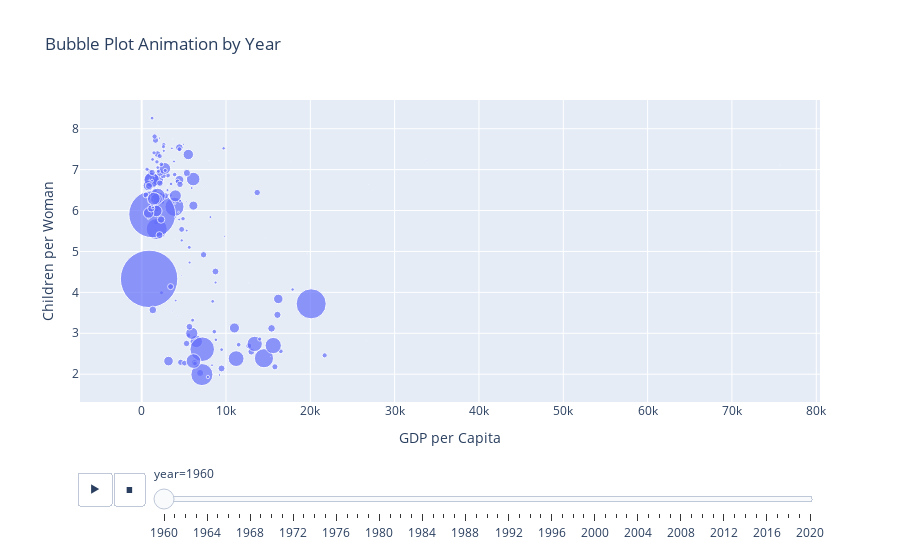

The notebook cell this image was saved under:
### Markdown cell above
Usar o seguinte terminal para criar uma animação: _"generate the sample plot as above as an annimation by year"_

### Code cell
import plotly.express as px

# Prepare data for animation
years = [str(y) for y in range(1960, 2021)]  # Use years available in all datasets

# Merge all years into a single dataframe for animation
dfs = []
for y in years:
    # Some years may be missing in some countries, so use inner join
    temp = pop[['country', y]].merge(
        ch_wom[['country', y]], on='country', how='inner'
    ).merge(
        gdp_pcap[['country', y]], on='country', how='inner'
    )
    temp.columns = ['country', 'population', 'children_per_woman', 'gdp_per_capita']
    temp['year'] = y
    # Convert columns to numeric
    temp['population'] = temp['population'].replace({'B': 'e9', 'M': 'e6', 'k': 'e3'}, regex=True).apply(pd.eval)
    temp['children_per_woman'] = pd.to_numeric(temp['children_per_woman'], errors='coerce')
    temp['gdp_per_capita'] = temp['gdp_per_capita'].replace({'k': 'e3'}, regex=True).apply(pd.eval)
    dfs.append(temp)

df_anim = pd.concat(dfs, ignore_index=True)

# Create animated bubble plot
fig_anim = px.scatter(
    df_anim,
    x='gdp_per_capita',
    y='children_per_woman',
    size='population',
    hover_name='country',
    animation_frame='year',
    title='Bubble Plot Animation by Year',
    labels={
        'gdp_per_capita': 'GDP per Capita',
        'children_per_woman': 'Children per Woman',
        'population': 'Population'
    },
    size_max=60
)
fig_anim.show()

### Figure 1 — Plotly figure (JSON) as saved in the notebook; plotly's stock layout.template omitted (floating-point values rounded to 4 significant figures; data arrays with more than 128 entries replaced by an {"elided": "..."} marker saying what was removed)
{"data": [{"hovertemplate": "<b>%{hovertext}</b><br><br>year=1960<br>GDP per Capita=%{x}<br>Children per Woman=%{y}<br>Population=%{marker.size}<extra></extra>", "hovertext": {"elided": "195 str values"}, "legendgroup": "", "marker": {"color": "#636efa", "size": {"elided": "195 int values"}, "sizemode": "area", "sizeref": 397200.0, "symbol": "circle"}, "mode": "markers", "name": "", "orientation": "v", "showlegend": false, "type": "scatter", "x": {"elided": "195 int values"}, "xaxis": "x", "y": {"elided": "195 float values"}, "yaxis": "y"}], "layout": {"legend": {"itemsizing": "constant", "tracegroupgap": 0}, "sliders": [{"active": 0, "currentvalue": {"prefix": "year="}, "len": 0.9, "pad": {"b": 10, "t": 60}, "steps": [{"args": [["1960"], {"frame": {"duration": 0, "redraw": false}, "fromcurrent": true, "mode": "immediate", "transition": {"duration": 0, "easing": "linear"}}], "label": "1960", "method": "animate"}, {"args": [["1961"], {"frame": {"duration": 0, "redraw": false}, "fromcurrent": true, "mode": "immediate", "transition": {"duration": 0, "easing": "linear"}}], "label": "1961", "method": "animate"}, {"args": [["1962"], {"frame": {"duration": 0, "redraw": false}, "fromcurrent": true, "mode": "immediate", "transition": {"duration": 0, "easing": "linear"}}], "label": "1962", "method": "animate"}, {"args": [["1963"], {"frame": {"duration": 0, "redraw": false}, "fromcurrent": true, "mode": "immediate", "transition": {"duration": 0, "easing": "linear"}}], "label": "1963", "method": "animate"}, {"args": [["1964"], {"frame": {"duration": 0, "redraw": false}, "fromcurrent": true, "mode": "immediate", "transition": {"duration": 0, "easing": "linear"}}], "label": "1964", "method": "animate"}, {"args": [["1965"], {"frame": {"duration": 0, "redraw": false}, "fromcurrent": true, "mode": "immediate", "transition": {"duration": 0, "easing": "linear"}}], "label": "1965", "method": "animate"}, {"args": [["1966"], {"frame": {"duration": 0, "redraw": false}, "fromcurrent": true, "mode": "immediate", "transition": {"duration": 0, "easing": "linear"}}], "label": "1966", "method": "animate"}, {"args": [["1967"], {"frame": {"duration": 0, "redraw": false}, "fromcurrent": true, "mode": "immediate", "transition": {"duration": 0, "easing": "linear"}}], "label": "1967", "method": "animate"}, {"args": [["1968"], {"frame": {"duration": 0, "redraw": false}, "fromcurrent": true, "mode": "immediate", "transition": {"duration": 0, "easing": "linear"}}], "label": "1968", "method": "animate"}, {"args": [["1969"], {"frame": {"duration": 0, "redraw": false}, "fromcurrent": true, "mode": "immediate", "transition": {"duration": 0, "easing": "linear"}}], "label": "1969", "method": "animate"}, {"args": [["1970"], {"frame": {"duration": 0, "redraw": false}, "fromcurrent": true, "mode": "immediate", "transition": {"duration": 0, "easing": "linear"}}], "label": "1970", "method": "animate"}, {"args": [["1971"], {"frame": {"duration": 0, "redraw": false}, "fromcurrent": true, "mode": "immediate", "transition": {"duration": 0, "easing": "linear"}}], "label": "1971", "method": "animate"}, {"args": [["1972"], {"frame": {"duration": 0, "redraw": false}, "fromcurrent": true, "mode": "immediate", "transition": {"duration": 0, "easing": "linear"}}], "label": "1972", "method": "animate"}, {"args": [["1973"], {"frame": {"duration": 0, "redraw": false}, "fromcurrent": true, "mode": "immediate", "transition": {"duration": 0, "easing": "linear"}}], "label": "1973", "method": "animate"}, {"args": [["1974"], {"frame": {"duration": 0, "redraw": false}, "fromcurrent": true, "mode": "immediate", "transition": {"duration": 0, "easing": "linear"}}], "label": "1974", "method": "animate"}, {"args": [["1975"], {"frame": {"duration": 0, "redraw": false}, "fromcurrent": true, "mode": "immediate", "transition": {"duration": 0, "easing": "linear"}}], "label": "1975", "method": "animate"}, {"args": [["1976"], {"frame": {"duration": 0, "redraw": false}, "fromcurrent": true, "mode": "immediate", "transition": {"duration": 0, "easing": "linear"}}], "label": "1976", "method": "animate"}, {"args": [["1977"], {"frame": {"duration": 0, "redraw": false}, "fromcurrent": true, "mode": "immediate", "transition": {"duration": 0, "easing": "linear"}}], "label": "1977", "method": "animate"}, {"args": [["1978"], {"frame": {"duration": 0, "redraw": false}, "fromcurrent": true, "mode": "immediate", "transition": {"duration": 0, "easing": "linear"}}], "label": "1978", "method": "animate"}, {"args": [["1979"], {"frame": {"duration": 0, "redraw": false}, "fromcurrent": true, "mode": "immediate", "transition": {"duration": 0, "easing": "linear"}}], "label": "1979", "method": "animate"}, {"args": [["1980"], {"frame": {"duration": 0, "redraw": false}, "fromcurrent": true, "mode": "immediate", "transition": {"duration": 0, "easing": "linear"}}], "label": "1980", "method": "animate"}, {"args": [["1981"], {"frame": {"duration": 0, "redraw": false}, "fromcurrent": true, "mode": "immediate", "transition": {"duration": 0, "easing": "linear"}}], "label": "1981", "method": "animate"}, {"args": [["1982"], {"frame": {"duration": 0, "redraw": false}, "fromcurrent": true, "mode": "immediate", "transition": {"duration": 0, "easing": "linear"}}], "label": "1982", "method": "animate"}, {"args": [["1983"], {"frame": {"duration": 0, "redraw": false}, "fromcurrent": true, "mode": "immediate", "transition": {"duration": 0, "easing": "linear"}}], "label": "1983", "method": "animate"}, {"args": [["1984"], {"frame": {"duration": 0, "redraw": false}, "fromcurrent": true, "mode": "immediate", "transition": {"duration": 0, "easing": "linear"}}], "label": "1984", "method": "animate"}, {"args": [["1985"], {"frame": {"duration": 0, "redraw": false}, "fromcurrent": true, "mode": "immediate", "transition": {"duration": 0, "easing": "linear"}}], "label": "1985", "method": "animate"}, {"args": [["1986"], {"frame": {"duration": 0, "redraw": false}, "fromcurrent": true, "mode": "immediate", "transition": {"duration": 0, "easing": "linear"}}], "label": "1986", "method": "animate"}, {"args": [["1987"], {"frame": {"duration": 0, "redraw": false}, "fromcurrent": true, "mode": "immediate", "transition": {"duration": 0, "easing": "linear"}}], "label": "1987", "method": "animate"}, {"args": [["1988"], {"frame": {"duration": 0, "redraw": false}, "fromcurrent": true, "mode": "immediate", "transition": {"duration": 0, "easing": "linear"}}], "label": "1988", "method": "animate"}, {"args": [["1989"], {"frame": {"duration": 0, "redraw": false}, "fromcurrent": true, "mode": "immediate", "transition": {"duration": 0, "easing": "linear"}}], "label": "1989", "method": "animate"}, {"args": [["1990"], {"frame": {"duration": 0, "redraw": false}, "fromcurrent": true, "mode": "immediate", "transition": {"duration": 0, "easing": "linear"}}], "label": "1990", "method": "animate"}, {"args": [["1991"], {"frame": {"duration": 0, "redraw": false}, "fromcurrent": true, "mode": "immediate", "transition": {"duration": 0, "easing": "linear"}}], "label": "1991", "method": "animate"}, {"args": [["1992"], {"frame": {"duration": 0, "redraw": false}, "fromcurrent": true, "mode": "immediate", "transition": {"duration": 0, "easing": "linear"}}], "label": "1992", "method": "animate"}, {"args": [["1993"], {"frame": {"duration": 0, "redraw": false}, "fromcurrent": true, "mode": "immediate", "transition": {"duration": 0, "easing": "linear"}}], "label": "1993", "method": "animate"}, {"args": [["1994"], {"frame": {"duration": 0, "redraw": false}, "fromcurrent": true, "mode": "immediate", "transition": {"duration": 0, "easing": "linear"}}], "label": "1994", "method": "animate"}, {"args": [["1995"], {"frame": {"duration": 0, "redraw": false}, "fromcurrent": true, "mode": "immediate", "transition": {"duration": 0, "easing": "linear"}}], "label": "1995", "method": "animate"}, {"args": [["1996"], {"frame": {"duration": 0, "redraw": false}, "fromcurrent": true, "mode": "immediate", "transition": {"duration": 0, "easing": "linear"}}], "label": "1996", "method": "animate"}, {"args": [["1997"], {"frame": {"duration": 0, "redraw": false}, "fromcurrent": true, "mode": "immediate", "transition": {"duration": 0, "easing": "linear"}}], "label": "1997", "method": "animate"}, {"args": [["1998"], {"frame": {"duration": 0, "redraw": false}, "fromcurrent": true, "mode": "immediate", "transition": {"duration": 0, "easing": "linear"}}], "label": "1998", "method": "animate"}, {"args": [["1999"], {"frame": {"duration": 0, "redraw": false}, "fromcurrent": true, "mode": "immediate", "transition": {"duration": 0, "easing": "linear"}}], "label": "1999", "method": "animate"}, {"args": [["2000"], {"frame": {"duration": 0, "redraw": false}, "fromcurrent": true, "mode": "immediate", "transition": {"duration": 0, "easing": "linear"}}], "label": "2000", "method": "animate"}, {"args": [["2001"], {"frame": {"duration": 0, "redraw": false}, "fromcurrent": true, "mode": "immediate", "transition": {"duration": 0, "easing": "linear"}}], "label": "2001", "method": "animate"}, {"args": [["2002"], {"frame": {"duration": 0, "redraw": false}, "fromcurrent": true, "mode": "immediate", "transition": {"duration": 0, "easing": "linear"}}], "label": "2002", "method": "animate"}, {"args": [["2003"], {"frame": {"duration": 0, "redraw": false}, "fromcurrent": true, "mode": "immediate", "transition": {"duration": 0, "easing": "linear"}}], "label": "2003", "method": "animate"}, {"args": [["2004"], {"frame": {"duration": 0, "redraw": false}, "fromcurrent": true, "mode": "immediate", "transition": {"duration": 0, "easing": "linear"}}], "label": "2004", "method": "animate"}, {"args": [["2005"], {"frame": {"duration": 0, "redraw": false}, "fromcurrent": true, "mode": "immediate", "transition": {"duration": 0, "easing": "linear"}}], "label": "2005", "method": "animate"}, {"args": [["2006"], {"frame": {"duration": 0, "redraw": false}, "fromcurrent": true, "mode": "immediate", "transition": {"duration": 0, "easing": "linear"}}], "label": "2006", "method": "animate"}, {"args": [["2007"], {"frame": {"duration": 0, "redraw": false}, "fromcurrent": true, "mode": "immediate", "transition": {"duration": 0, "easing": "linear"}}], "label": "2007", "method": "animate"}, {"args": [["2008"], {"frame": {"duration": 0, "redraw": false}, "fromcurrent": true, "mode": "immediate", "transition": {"duration": 0, "easing": "linear"}}], "label": "2008", "method": "animate"}, {"args": [["2009"], {"frame": {"duration": 0, "redraw": false}, "fromcurrent": true, "mode": "immediate", "transition": {"duration": 0, "easing": "linear"}}], "label": "2009", "method": "animate"}, {"args": [["2010"], {"frame": {"duration": 0, "redraw": false}, "fromcurrent": true, "mode": "immediate", "transition": {"duration": 0, "easing": "linear"}}], "label": "2010", "method": "animate"}, {"args": [["2011"], {"frame": {"duration": 0, "redraw": false}, "fromcurrent": true, "mode": "immediate", "transition": {"duration": 0, "easing": "linear"}}], "label": "2011", "method": "animate"}, {"args": [["2012"], {"frame": {"duration": 0, "redraw": false}, "fromcurrent": true, "mode": "immediate", "transition": {"duration": 0, "easing": "linear"}}], "label": "2012", "method": "animate"}, {"args": [["2013"], {"frame": {"duration": 0, "redraw": false}, "fromcurrent": true, "mode": "immediate", "transition": {"duration": 0, "easing": "linear"}}], "label": "2013", "method": "animate"}, {"args": [["2014"], {"frame": {"duration": 0, "redraw": false}, "fromcurrent": true, "mode": "immediate", "transition": {"duration": 0, "easing": "linear"}}], "label": "2014", "method": "animate"}, {"args": [["2015"], {"frame": {"duration": 0, "redraw": false}, "fromcurrent": true, "mode": "immediate", "transition": {"duration": 0, "easing": "linear"}}], "label": "2015", "method": "animate"}, {"args": [["2016"], {"frame": {"duration": 0, "redraw": false}, "fromcurrent": true, "mode": "immediate", "transition": {"duration": 0, "easing": "linear"}}], "label": "2016", "method": "animate"}, {"args": [["2017"], {"frame": {"duration": 0, "redraw": false}, "fromcurrent": true, "mode": "immediate", "transition": {"duration": 0, "easing": "linear"}}], "label": "2017", "method": "animate"}, {"args": [["2018"], {"frame": {"duration": 0, "redraw": false}, "fromcurrent": true, "mode": "immediate", "transition": {"duration": 0, "easing": "linear"}}], "label": "2018", "method": "animate"}, {"args": [["2019"], {"frame": {"duration": 0, "redraw": false}, "fromcurrent": true, "mode": "immediate", "transition": {"duration": 0, "easing": "linear"}}], "label": "2019", "method": "animate"}, {"args": [["2020"], {"frame": {"duration": 0, "redraw": false}, "fromcurrent": true, "mode": "immediate", "transition": {"duration": 0, "easing": "linear"}}], "label": "2020", "method": "animate"}], "x": 0.1, "xanchor": "left", "y": 0, "yanchor": "top"}], "title": {"text": "Bubble Plot Animation by Year"}, "updatemenus": [{"buttons": [{"args": [null, {"frame": {"duration": 500, "redraw": false}, "fromcurrent": true, "mode": "immediate", "transition": {"duration": 500, "easing": "linear"}}], "label": "&#9654;", "method": "animate"}, {"args": [[null], {"frame": {"duration": 0, "redraw": false}, "fromcurrent": true, "mode": "immediate", "transition": {"duration": 0, "easing": "linear"}}], "label": "&#9724;", "method": "animate"}], "direction": "left", "pad": {"r": 10, "t": 70}, "showactive": false, "type": "buttons", "x": 0.1, "xanchor": "right", "y": 0, "yanchor": "top"}], "xaxis": {"anchor": "y", "domain": [0, 1], "title": {"text": "GDP per Capita"}}, "yaxis": {"anchor": "x", "domain": [0, 1], "title": {"text": "Children per Woman"}}}}
